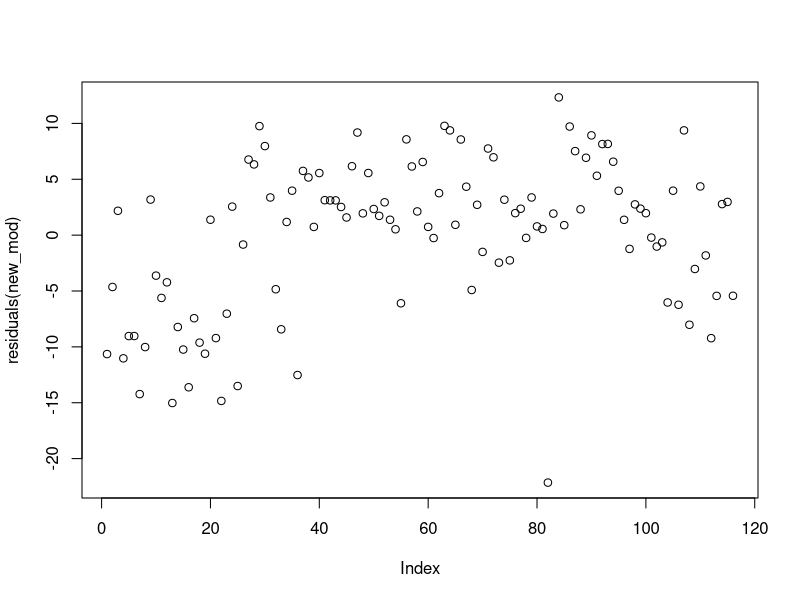
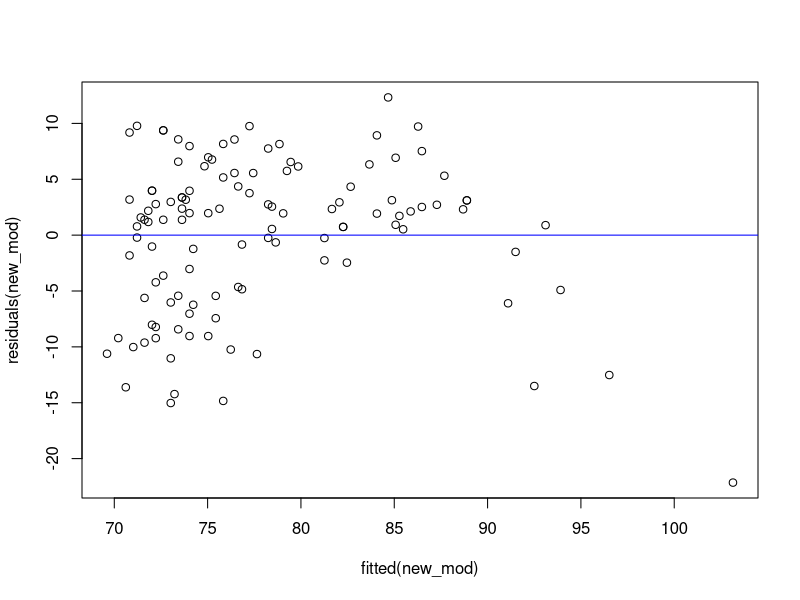
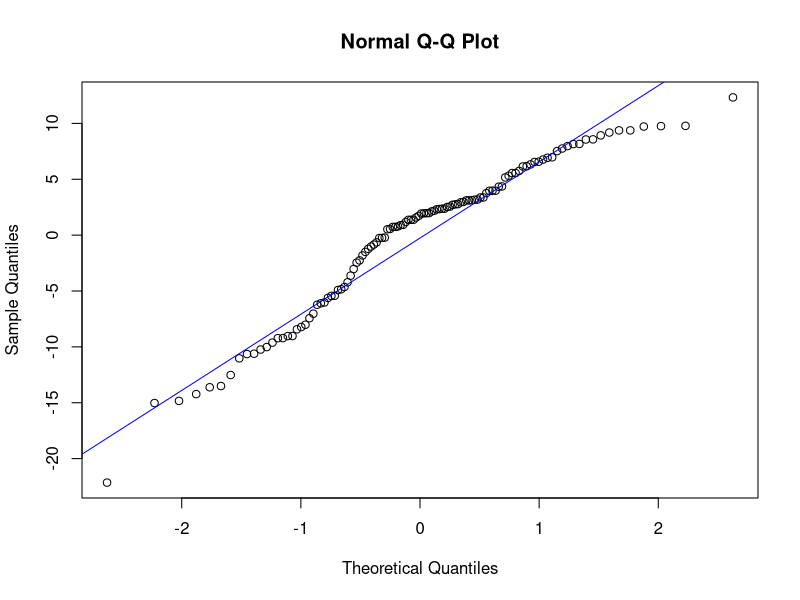
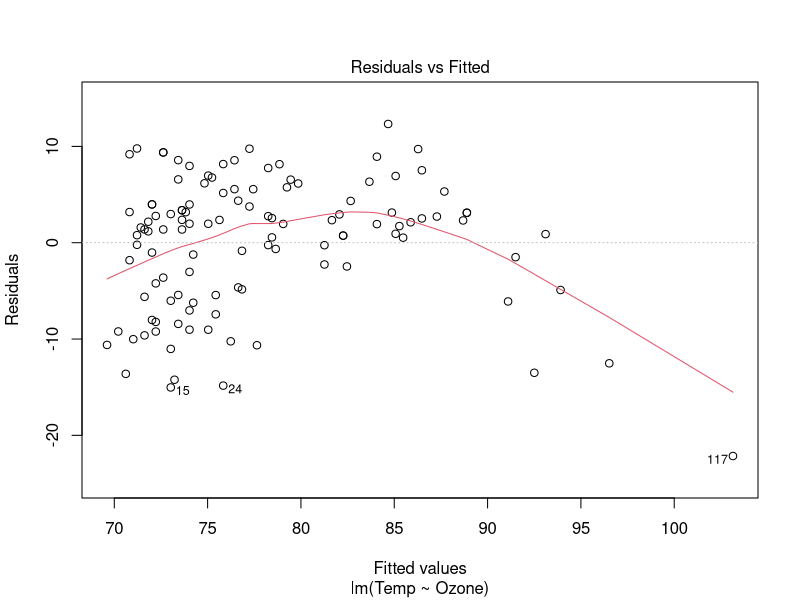
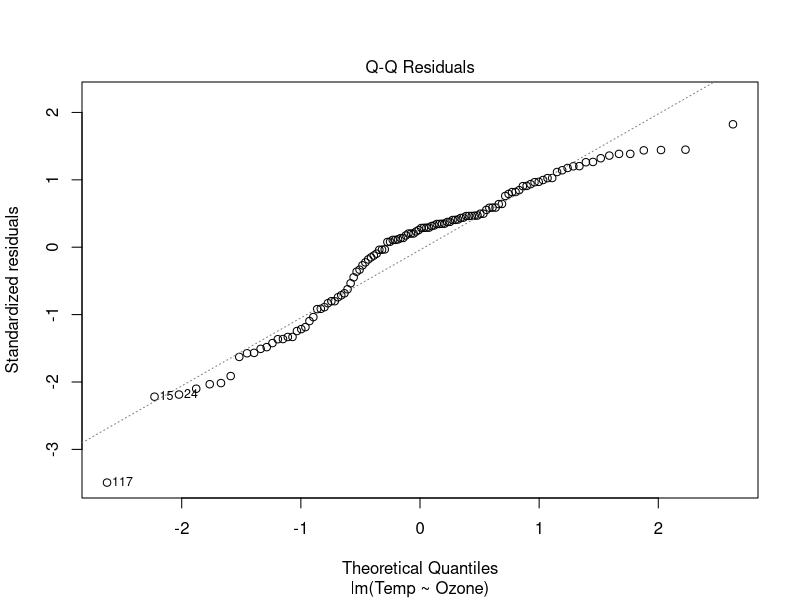
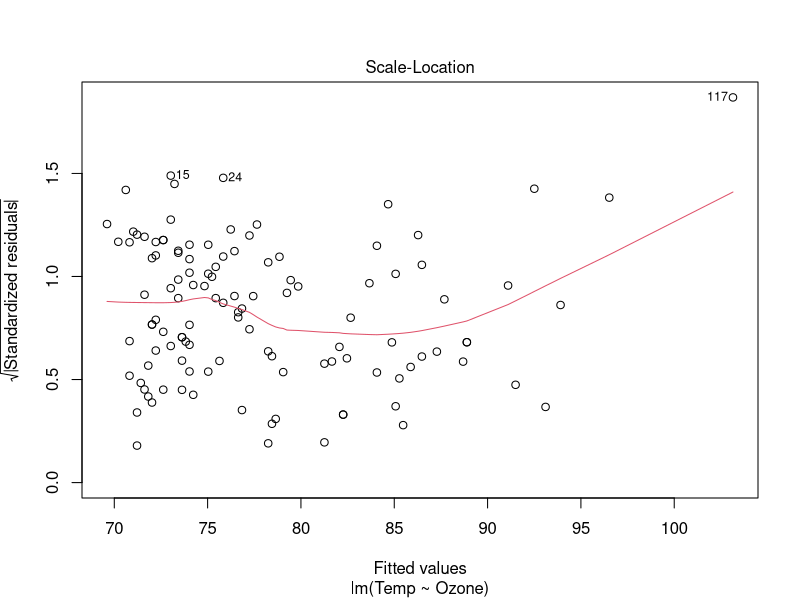
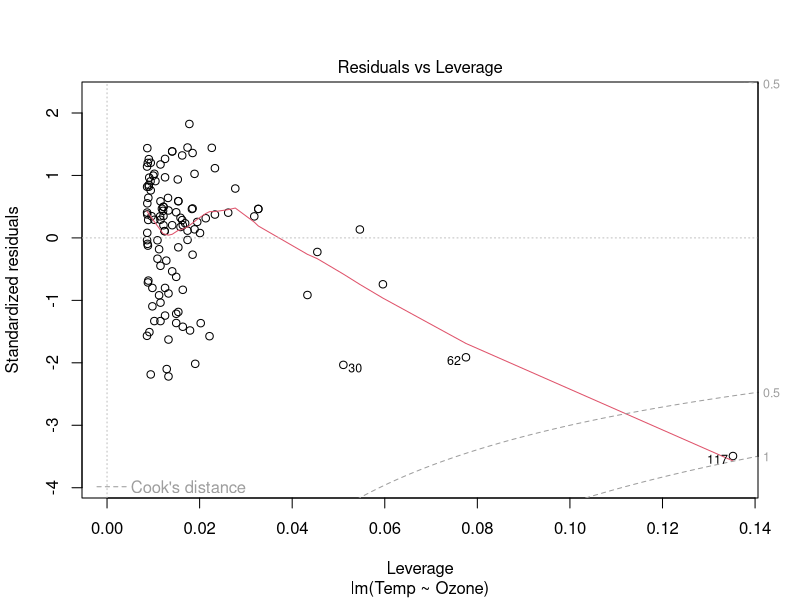

Source code (R) for these figures, in order:
###Lab 8
###Exercise 4
mod.ex4 = lm(Temp~Ozone, data = airquality)#linear model
res.mod4 = residuals(mod.ex4)#Finding residuals
RSS4 = sum(res.mod4^2)#Finding RSS of residuals
k = 2
n = length(res.mod4)
data_new = subset(airquality, Ozone!="NA")#Finding SSY with deviance method
SSY4 = deviance(lm(Temp~1, data = data_new))
SSY1_4 = var(data_new$Temp)*115#Finding SSY with variance method
adjR2 = 1 - (RSS4/(n-k))/(SSY4/(n-1))#Can use SSY4 or SSY1_4
adjR2#Value is 0.4832
summary(mod.ex4)#Adjusted R2 matches maual method.
###
###Exercise 5
new_mod = lm(Temp~Ozone, data=airquality)#New linear model, temperature vs. ozone 
summary(new_mod)
plot(residuals(new_mod))
library(lmtest)
dwtest(new_mod, alternative=c("two.sided"))#p-value<0.000001: there is a pattern, or autocorrelation in our residuals, meaning no independency.
plot(residuals(new_mod)~fitted(new_mod))
abline(lm(residuals(new_mod)~fitted(new_mod)), col="blue")
library(lmtest)
bptest(new_mod)#p-value=0.0721: there is homoscedasticity in the data.
qqnorm(residuals(new_mod))
qqline(residuals(new_mod), col="blue")
shapiro.test(residuals(new_mod))#p-value=0.000226: the test shows that the data are not normally distributed, and the qq plot emphasizes this.
plot(new_mod)
#The results of our tests suggest that the data displays homoscedasticity which is great, 
#but also displays autocorrelation, and is not normally distributed. Therefore, a linear model using ozone
#as an indepedent variable may not be the best option.
###